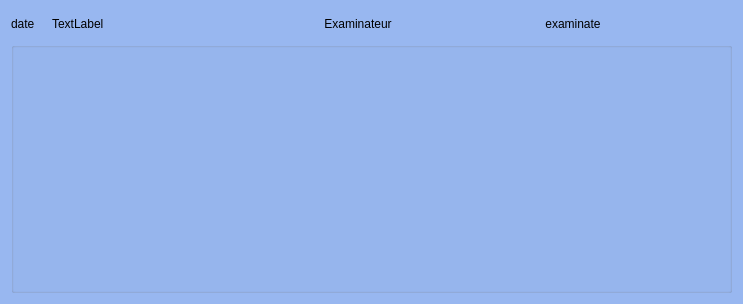
<?xml version="1.0" encoding="UTF-8"?>
<ui version="4.0">
 <class>INFORMATIONEXAMEN</class>
 <widget class="QWidget" name="INFORMATIONEXAMEN">
  <property name="geometry">
   <rect>
    <x>0</x>
    <y>0</y>
    <width>743</width>
    <height>304</height>
   </rect>
  </property>
  <property name="minimumSize">
   <size>
    <width>400</width>
    <height>50</height>
   </size>
  </property>
  <property name="palette">
   <palette>
    <active>
     <colorrole role="Base">
      <brush brushstyle="SolidPattern">
       <color alpha="255">
        <red>255</red>
        <green>255</green>
        <blue>255</blue>
       </color>
      </brush>
     </colorrole>
     <colorrole role="Window">
      <brush brushstyle="SolidPattern">
       <color alpha="255">
        <red>152</red>
        <green>183</green>
        <blue>240</blue>
       </color>
      </brush>
     </colorrole>
    </active>
    <inactive>
     <colorrole role="Base">
      <brush brushstyle="SolidPattern">
       <color alpha="255">
        <red>255</red>
        <green>255</green>
        <blue>255</blue>
       </color>
      </brush>
     </colorrole>
     <colorrole role="Window">
      <brush brushstyle="SolidPattern">
       <color alpha="255">
        <red>152</red>
        <green>183</green>
        <blue>240</blue>
       </color>
      </brush>
     </colorrole>
    </inactive>
    <disabled>
     <colorrole role="Base">
      <brush brushstyle="SolidPattern">
       <color alpha="255">
        <red>152</red>
        <green>183</green>
        <blue>240</blue>
       </color>
      </brush>
     </colorrole>
     <colorrole role="Window">
      <brush brushstyle="SolidPattern">
       <color alpha="255">
        <red>152</red>
        <green>183</green>
        <blue>240</blue>
       </color>
      </brush>
     </colorrole>
    </disabled>
   </palette>
  </property>
  <property name="windowTitle">
   <string>Form</string>
  </property>
  <layout class="QVBoxLayout" name="verticalLayout">
   <property name="sizeConstraint">
    <enum>QLayout::SetMinAndMaxSize</enum>
   </property>
   <item>
    <layout class="QHBoxLayout" name="horizontalLayout">
     <item>
      <widget class="QLabel" name="label_3">
       <property name="minimumSize">
        <size>
         <width>25</width>
         <height>25</height>
        </size>
       </property>
       <property name="maximumSize">
        <size>
         <width>35</width>
         <height>25</height>
        </size>
       </property>
       <property name="text">
        <string>date</string>
       </property>
      </widget>
     </item>
     <item>
      <widget class="QLabel" name="date">
       <property name="minimumSize">
        <size>
         <width>30</width>
         <height>25</height>
        </size>
       </property>
       <property name="maximumSize">
        <size>
         <width>250</width>
         <height>25</height>
        </size>
       </property>
       <property name="text">
        <string>TextLabel</string>
       </property>
      </widget>
     </item>
     <item>
      <widget class="QPushButton" name="pushButton">
       <property name="minimumSize">
        <size>
         <width>25</width>
         <height>25</height>
        </size>
       </property>
       <property name="maximumSize">
        <size>
         <width>100</width>
         <height>25</height>
        </size>
       </property>
       <property name="text">
        <string>Examinateur</string>
       </property>
       <property name="flat">
        <bool>true</bool>
       </property>
      </widget>
     </item>
     <item>
      <widget class="QPushButton" name="examinateur">
       <property name="minimumSize">
        <size>
         <width>25</width>
         <height>25</height>
        </size>
       </property>
       <property name="maximumSize">
        <size>
         <width>16777215</width>
         <height>25</height>
        </size>
       </property>
       <property name="text">
        <string>examinate</string>
       </property>
       <property name="flat">
        <bool>true</bool>
       </property>
      </widget>
     </item>
    </layout>
   </item>
   <item>
    <widget class="QGroupBox" name="groupBox">
     <property name="title">
      <string/>
     </property>
     <layout class="QVBoxLayout" name="verticalLayout_2">
      <item>
       <layout class="QVBoxLayout" name="containerClasses">
        <property name="sizeConstraint">
         <enum>QLayout::SetMinAndMaxSize</enum>
        </property>
       </layout>
      </item>
     </layout>
    </widget>
   </item>
  </layout>
 </widget>
 <resources/>
 <connections/>
</ui>
